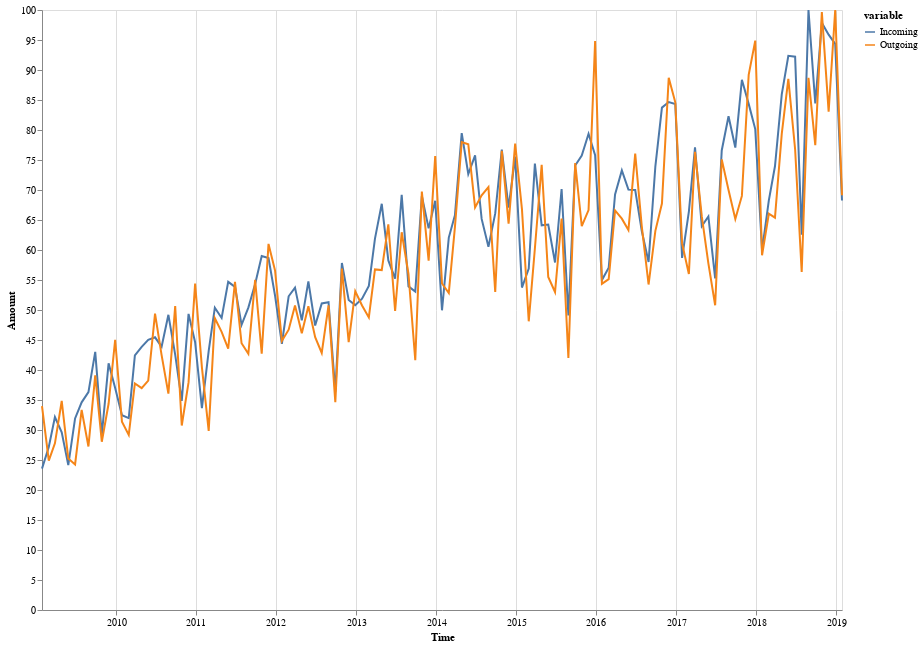

The notebook cell saved with this chart:
### Code cell
display = ['Incoming','Outgoing']
data = df_trend[display].reset_index().melt('Time')
alt.Chart(data).mark_line().encode(
    alt.X('Time:T', axis=alt.Axis(title='Time')),
    alt.Y('value:Q', axis=alt.Axis(title='Amount', grid=False)),
    color=alt.Color('variable:N'),
).properties(height=600, width=800)

### Figure 1 — Vega-Lite specification as saved in the notebook (floating-point values rounded to 4 significant figures; data arrays with more than 128 entries replaced by an {"elided": "..."} marker saying what was removed)
{"$schema": "https://vega.github.io/schema/vega-lite/v2.6.0.json", "config": {"view": {"height": 300, "width": 400}}, "data": {"name": "data-3e494d0148f4033bb2ac29caad08931d"}, "datasets": {"data-3e494d0148f4033bb2ac29caad08931d": {"elided": "242 records"}}, "encoding": {"color": {"field": "variable", "type": "nominal"}, "x": {"axis": {"title": "Time"}, "field": "Time", "type": "temporal"}, "y": {"axis": {"grid": false, "title": "Amount"}, "field": "value", "type": "quantitative"}}, "height": 600, "mark": "line", "width": 800}
